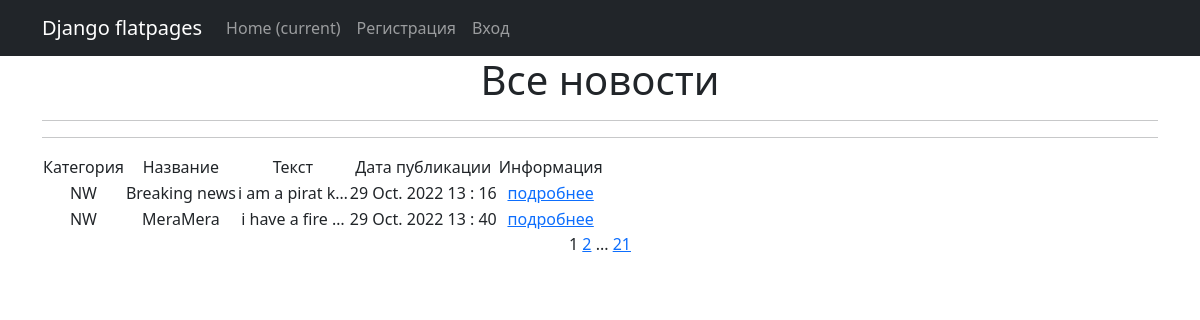
Page /news/ on the committed database.
### news/models.py (models this page shows, shortened)
class Post(models.Model):
    author = models.ForeignKey(Author, on_delete=models.CASCADE)
    NEWS = "NW"
    ARTICLE = "AR"
    CATEGORY_CHOICES = (
        (NEWS, 'Новость'),
        (ARTICLE, 'Статья'),
    )
    categoryType = models.CharField(max_length=2, choices=CATEGORY_CHOICES, default=ARTICLE)
    dateCreation = models.DateTimeField(auto_now_add=True)
    postCategory = models.ManyToManyField(Category, through='PostCategory')
    title = models.CharField(max_length=128)
    text = models.TextField()
    rating = models.SmallIntegerField(default=0)

### news/views.py (the view)
# urls.py: path('', PostList.as_view(), name='post_list'),
class PostList(ListView):
    model = Post
    template_name = 'news/index.html'
    context_object_name = 'post'
    paginate_by = 2  # указываем количество записей на странице

### news/templatetags/censor_filters.py (called while the page is built)
@register.filter()
def censor(value):
    bad_words = ('слова', 'казнью', 'логия')
    if not isinstance(value, str):
        raise TypeError(f"unresolved type '{type(value)}' expected  type 'str'")
    for word in value.split():
        if word.lower().strip(',') in bad_words:
            value = value.replace(word, f"{word[0]}{'*' * (len(word) - 1)}")
    return value

### news/templates/news/index.html (shortened to what this page needs)
{% extends 'default.html' %}
{% load censor_filters %}
{% load custom_tags %}
{% block content %}
<h1>Все новости</h1>
   <hr>
<hr>
{% if post %}
<table>
    <tr>
        <td>Категория</td>
        <td>Название</td>
        <td>Текст</td>
        <td>Дата публикации</td>
        <td>Информация</td>
    </tr>
    {% for a in post %}
    <tr>
        <td>{{ a.categoryType }}</td>
        <td>{{ a.title }}</td>
        <td>{{ a.text|truncatechars:15}}</td>
        <td>{{ a.dateCreation | date:'d M. Y H : i'}}</td>
        <td><a href="info/{{ a.id}}"> подробнее </a></td>
                        <td>
                </td>
    </tr>
    {% endfor %}
</table>
{% else %}
<h2>Новостей нет!</h2>
{% endif %}
   {{ page_obj.number }}
   {% if page_obj.has_next %}
       <a href="?page={{ page_obj.next_page_number }}">{{ page_obj.next_page_number }}</a>
       {% if paginator.num_pages != page_obj.next_page_number %}
           ...
           <a href="?page={{ page_obj.paginator.num_pages }}">{{ page_obj.paginator.num_pages }}</a>
       {% endif %}
   {% endif %}
{% endblock content %}

### rows in the picture
Post: categoryType "NW", title "Breaking news", text "i am a pirat k…", dateCreation "29 Oct. 2022 13 : 16"
Post: categoryType "NW", title "MeraMera", text "i have a fire …", dateCreation "29 Oct. 2022 13 : 40"

### other values in the picture
{{ page_obj.number }} "1"
{{ page_obj.next_page_number }} "2"
{{ page_obj.paginator.num_pages }} "21"
